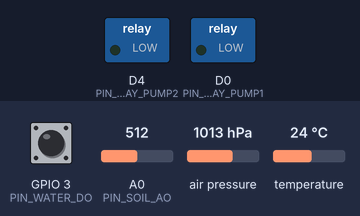
Bench run of a sketch on a simulated ESP8266 (NodeMCU). On the bench: switched loads named in the sketch (green lamp = pin HIGH). The test bench sets the inputs (shaded band); at power-on: A0 (PIN_SOIL_AO) = 512, temperature 24 °C, GPIO 3 (PIN_WATER_DO) HIGH, air pressure 1013 hPa. No radio packets arrive unless stated.

Above: at 1.2 s.
1.3 s: A0 (PIN_SOIL_AO) set to 633
3.2 s: A0 (PIN_SOIL_AO) set to 668
At 5.1 s:
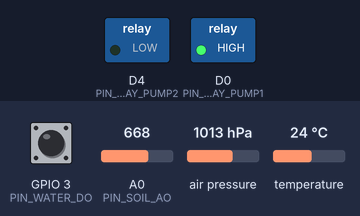
5.5 s: temperature set to 32.5 °C
7.2 s: temperature set to 33.4 °C
At 9.2 s:
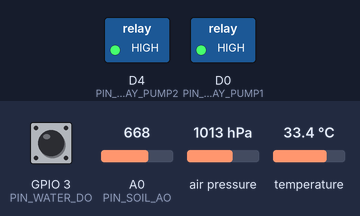
9.5 s: temperature set to 30.6 °C
11.2 s: temperature set to 29.5 °C
At 13.4 s:
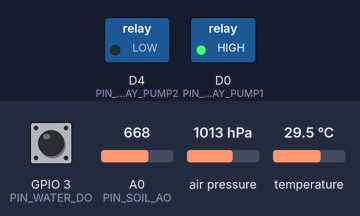
Timing chart, 0 to 14.5 s (numbered marks = the images above; inputs shaded):
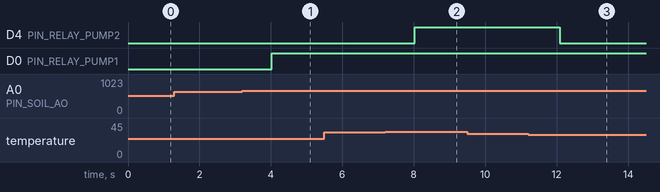

The sketch:

esp8266_node.ino
```cpp
#include <ESP8266WiFi.h>
#include <SPI.h>
#include <LoRa.h>
#include <Wire.h>
#include <Adafruit_Sensor.h>
#include <Adafruit_BME280.h>

// ================= CẤU HÌNH ĐỊNH DANH & PHẦN CỨNG =================
#define NODE_ID             2

#define RELAY_ON            HIGH
#define RELAY_OFF           LOW

#define SOIL_ADC_DRY        1023
#define SOIL_ADC_WET        350

// DYNAMIC CONFIG VARIABLES (Lấy từ Server, Không dùng #define cứng nữa)
int TANK_EMPTY_LOCK_PCT = 20;
int SOIL_START_IRRIG = 55;
int SOIL_STOP_IRRIG = 70;
float TEMP_START_MIST = 33.0;
float TEMP_STOP_MIST = 30.0;
unsigned long PUMP_STALL_TIMEOUT = 180000;

// Cấu hình chân giao tiếp LoRa (SX1278 433MHz)
#define LORA_SS             D8
#define LORA_RST            -1
#define LORA_DIO0           -1
#define LORA_FREQ           433E6

// Cấu hình chân Cảm biến & Relay
#define PIN_I2C_SCL         D1
#define PIN_I2C_SDA         D2
#define PIN_SOIL_AO         A0
#define PIN_WATER_DO        3
#define PIN_RAIN_DO         D3
#define PIN_RELAY_PUMP1     D0
#define PIN_RELAY_PUMP2     D4

// ================= BIẾN TOÀN CỤC =================
Adafruit_BME280 bme;
bool bmeAvailable = false;
bool isSensorError = false;            // Cờ phát hiện lỗi hỏng/đứt dây cảm biến

float temp = 30.0;
float hum = 65.0;
float press = 1010.0;
int soilMoisturePct = 62;
int waterLevelPct = 85;
bool isRaining = false;

bool pump1State = false;
bool pump2State = false;

bool dryRunLocked = false;
bool stormPreWarning = false;
bool pumpFaultLock = false;

String remoteOverride = "AUTO";
bool manualPump1 = false;
bool manualPump2 = false;
bool manualAlarm = false;

unsigned long pump1StartTime = 0;
int soilAtPump1Start = 0;

String statusCode = "NORMAL";
String lastSentStatus = "NORMAL";

unsigned long lastSensorEvalTime = 0;
unsigned long lastEmergencyTxTime = 0;
unsigned long lastPeriodicTxTime = 0;

// ================= HÀM ĐỌC CẢM BIẾN =================
int readSoilMoisturePercentage() {
  long sum = 0;
  for (int i = 0; i < 10; i++) {
    sum += analogRead(PIN_SOIL_AO);
    delay(2);
  }
  int avgRaw = sum / 10;
  int pct = map(avgRaw, SOIL_ADC_DRY, SOIL_ADC_WET, 0, 100);
  return constrain(pct, 0, 100);
}

void readAllSensors() {
  soilMoisturePct = readSoilMoisturePercentage();

  isSensorError = !bmeAvailable;

  if (bmeAvailable) {
    float t = bme.readTemperature();
    float p = bme.readPressure() / 100.0F;

    // Nếu cảm biến hỏng/cháy mạch trong quá trình chạy sẽ trả về NaN
    if (isnan(t) || isnan(p)) {
      isSensorError = true;
    } else {
      temp = t;
      if (p > 800.0F) press = p;
    }
  }

  hum = (float)soilMoisturePct;

  if (digitalRead(PIN_WATER_DO) == HIGH) {
    waterLevelPct = 85;
  } else {
    waterLevelPct = 15;
  }
  isRaining = (digitalRead(PIN_RAIN_DO) == LOW);
}

// ================= HÀM ĐIỀU KHIỂN MÁY BƠM =================
void setPumps(bool turnOnPump1, bool turnOnPump2) {
  if (dryRunLocked || isSensorError) {
    pump1State = false;
    pump2State = false;
    digitalWrite(PIN_RELAY_PUMP1, RELAY_OFF);
    digitalWrite(PIN_RELAY_PUMP2, RELAY_OFF);
    return;
  }

  if (turnOnPump1 && !pump1State) {
    pump1StartTime = millis();
    soilAtPump1Start = soilMoisturePct;
  }

  pump1State = turnOnPump1;
  pump2State = turnOnPump2;

  digitalWrite(PIN_RELAY_PUMP1, pump1State ? RELAY_ON : RELAY_OFF);
  digitalWrite(PIN_RELAY_PUMP2, pump2State ? RELAY_ON : RELAY_OFF);
}

// ================= HÀM ĐÁNH GIÁ KỊCH BẢN =================
void evaluateNodeCases() {
  readAllSensors();

  // 0. KIỂM TRA LỖI PHẦN CỨNG CẢM BIẾN (MỚI THÊM)
  if (isSensorError) {
    setPumps(false, false);
    statusCode = "ERR_SENSOR";
    return;
  }

  // 1. KIỂM TRA LỖI KẸT BƠM / VỠ ỐNG DẪN (CASE 5)
  if (pump1State && (millis() - pump1StartTime > PUMP_STALL_TIMEOUT)) {
    if ((soilMoisturePct - soilAtPump1Start) < 3) {
      setPumps(false, false);
      pumpFaultLock = true;
      statusCode = "CRITICAL_PUMP_STALL";
      return;
    } else {
      pump1StartTime = millis();
      soilAtPump1Start = soilMoisturePct;
    }
  }

  if (pumpFaultLock) {
    setPumps(false, false);
    statusCode = "CRITICAL_PUMP_STALL";
    return;
  }

  // 2. KIỂM TRA MỰC NƯỚC BỒN CHỨA (CASE 3)
  if (waterLevelPct < TANK_EMPTY_LOCK_PCT) {
    dryRunLocked = true;
    setPumps(false, false);
    statusCode = "ERR_DRY_RUN_LOCK";
    return;
  } else {
    dryRunLocked = false;
  }

  // 3. ĐIỀU KHIỂN THỦ CÔNG (MANUAL)
  if (remoteOverride == "MANUAL") {
    setPumps(manualPump1, manualPump2);
    statusCode = (manualPump1 || manualPump2) ? "AUTO_IRRIGATING" : "NORMAL";
    return;
  }

  // 4. KIỂM TRA THỜI TIẾT MƯA / BÃO (CASE 4)
  if (isRaining) {
    setPumps(false, false);
    statusCode = "STOP_BY_RAIN";
  }
  else if (stormPreWarning) {
    setPumps(false, false);
    statusCode = "HOLD_FOR_STORM";
  }
  // 5. TƯỚI VÀ LÀM MÁT TỰ ĐỘNG (CASE 1 & CASE 2)
  else {
    bool nextPump1 = pump1State;
    bool nextPump2 = pump2State;

    if (soilMoisturePct < SOIL_START_IRRIG) {
      nextPump1 = true;
    } else if (soilMoisturePct >= SOIL_STOP_IRRIG) {
      nextPump1 = false;
    }

    if (temp > TEMP_START_MIST && soilMoisturePct < SOIL_STOP_IRRIG) {
      nextPump2 = true;
    } else if (temp <= TEMP_STOP_MIST || soilMoisturePct >= SOIL_STOP_IRRIG) {
      nextPump2 = false;
    }

    setPumps(nextPump1, nextPump2);

    if (pump1State || pump2State) {
      statusCode = "AUTO_IRRIGATING";
    } else {
      statusCode = "NORMAL";
    }
  }
}

// ================= HÀM TRUYỀN THÔNG LORA =================
void sendLoRaPacket() {
  int alarmState = (manualAlarm || statusCode == "CRITICAL_PUMP_STALL" || statusCode == "ERR_DRY_RUN_LOCK" || statusCode == "ERR_SENSOR") ? 1 : 0;
  int modeInt = (remoteOverride == "AUTO") ? 1 : 0;

  String payload = "UP," + String(NODE_ID) + "," +
                   String(temp, 1) + "," +
                   String(soilMoisturePct, 1) + "," +
                   String(press, 1) + "," +
                   String(waterLevelPct) + "," +
                   String(soilMoisturePct) + "," +
                   String(isRaining ? 1 : 0) + "," +
                   String(pump1State ? 1 : 0) + "," +
                   String(pump2State ? 1 : 0) + "," +
                   String(alarmState) + "," +
                   String(modeInt) + "," +
                   statusCode + "," +
                   String(soilAtPump1Start);

  LoRa.beginPacket();
  LoRa.print(payload);
  LoRa.endPacket();
}

void handleGatewayCommand(String cmd) {
  cmd.trim();

  // NẾU LÀ GÓI TIN ĐỒNG BỘ CẤU HÌNH (CFG) TỪ SERVER
  if (cmd.startsWith("CFG,2,")) {
    int p1 = cmd.indexOf(',');
    int p2 = cmd.indexOf(',', p1 + 1);
    int p3 = cmd.indexOf(',', p2 + 1);
    int p4 = cmd.indexOf(',', p3 + 1);
    int p5 = cmd.indexOf(',', p4 + 1);
    int p6 = cmd.indexOf(',', p5 + 1);
    int p7 = cmd.indexOf(',', p6 + 1);

    if (p7 != -1) {
      TANK_EMPTY_LOCK_PCT = cmd.substring(p2 + 1, p3).toInt();
      SOIL_START_IRRIG    = cmd.substring(p3 + 1, p4).toInt();
      SOIL_STOP_IRRIG     = cmd.substring(p4 + 1, p5).toInt();
      TEMP_START_MIST     = cmd.substring(p5 + 1, p6).toFloat();
      TEMP_STOP_MIST      = cmd.substring(p6 + 1, p7).toFloat();
      PUMP_STALL_TIMEOUT  = cmd.substring(p7 + 1).toInt();
    }
    return;
  }

  // NẾU LÀ LỆNH ĐIỀU KHIỂN (CMD) TỪ SERVER
  String myPrefix = "CMD," + String(NODE_ID) + ",";
  if (!cmd.startsWith(myPrefix)) return;

  int p1 = cmd.indexOf(',');
  int p2 = cmd.indexOf(',', p1 + 1);
  int p3 = cmd.indexOf(',', p2 + 1);
  int p4 = cmd.indexOf(',', p3 + 1);
  int p5 = cmd.indexOf(',', p4 + 1);

  if (p2 != -1 && p3 != -1 && p4 != -1 && p5 != -1) {
    int mode  = cmd.substring(p2 + 1, p3).toInt();
    int pump1 = cmd.substring(p3 + 1, p4).toInt();
    int pump2 = cmd.substring(p4 + 1, p5).toInt();
    int alarm = cmd.substring(p5 + 1).toInt();

    if (mode == 1) {
      remoteOverride = "AUTO";
      pumpFaultLock = false;
      manualAlarm = (alarm == 1);
    } else {
      remoteOverride = "MANUAL";
      manualPump1 = (pump1 == 1);
      manualPump2 = (pump2 == 1);
      manualAlarm = (alarm == 1);
    }
  }

  evaluateNodeCases();
  delay(50);
  sendLoRaPacket();
  lastSentStatus = statusCode;
  lastPeriodicTxTime = millis();
}

// ================= KHỞI TẠO HỆ THỐNG =================
void setup() {
  WiFi.mode(WIFI_OFF);
  WiFi.forceSleepBegin();
  delay(1);

  pinMode(PIN_WATER_DO, FUNCTION_3);

  pinMode(PIN_WATER_DO, INPUT_PULLUP);
  pinMode(PIN_RAIN_DO, INPUT_PULLUP);

  pinMode(PIN_RELAY_PUMP1, OUTPUT);
  pinMode(PIN_RELAY_PUMP2, OUTPUT);

  digitalWrite(PIN_RELAY_PUMP1, RELAY_OFF);
  digitalWrite(PIN_RELAY_PUMP2, RELAY_OFF);

  Wire.begin(PIN_I2C_SDA, PIN_I2C_SCL);
  if (bme.begin(0x76)) {
    bmeAvailable = true;
  } else if (bme.begin(0x77)) {
    bmeAvailable = true;
  }

  SPI.begin();
  LoRa.setPins(LORA_SS, LORA_RST, LORA_DIO0);
  if (!LoRa.begin(LORA_FREQ)) {
    while (1) {
      delay(500);
    }
  }

  LoRa.setSpreadingFactor(7);
  LoRa.setSignalBandwidth(125E3);
  LoRa.setCodingRate4(5);
  LoRa.setSyncWord(0xF3);
  LoRa.enableCrc();
}

// ================= VÒNG LẶP CHÍNH =================
void loop() {
  unsigned long now = millis();

  if (now - lastSensorEvalTime >= 1000) {
    lastSensorEvalTime = now;
    evaluateNodeCases();

    if (statusCode != lastSentStatus) {
      if (now - lastEmergencyTxTime > 1000) {
        sendLoRaPacket();
        lastSentStatus = statusCode;
        lastEmergencyTxTime = now;
        lastPeriodicTxTime = now;
      }
    }
  }

  if (now - lastPeriodicTxTime >= 5000) {
    lastPeriodicTxTime = now;
    sendLoRaPacket();
  }

  int packetSize = LoRa.parsePacket();
  if (packetSize) {
    String incoming = "";
    while (LoRa.available()) {
      incoming += (char)LoRa.read();
    }
    handleGatewayCommand(incoming);
  }
}
```

Measured:
- the behaviour switches between 649 and 650 on A0 (PIN_SOIL_AO) (found by bisection; images 0 and 1)
- the behaviour switches between 33 and 33.1 °C on temperature (found by bisection; images 1 and 2)
- the behaviour switches between 30.1 and 30 °C on temperature (found by bisection; images 2 and 3)
- after the input at 1.3 s, every drawn part: stays the same
- after the input at 3.2 s, D0 (PIN_RELAY_PUMP1): LOW → HIGH after 0.82 s
- after the input at 5.5 s, every drawn part: stays the same
- after the input at 7.2 s, D4 (PIN_RELAY_PUMP2): LOW → HIGH after 0.83 s
- after the input at 9.5 s, every drawn part: stays the same
- after the input at 11.2 s, D4 (PIN_RELAY_PUMP2): HIGH → LOW after 0.88 s
